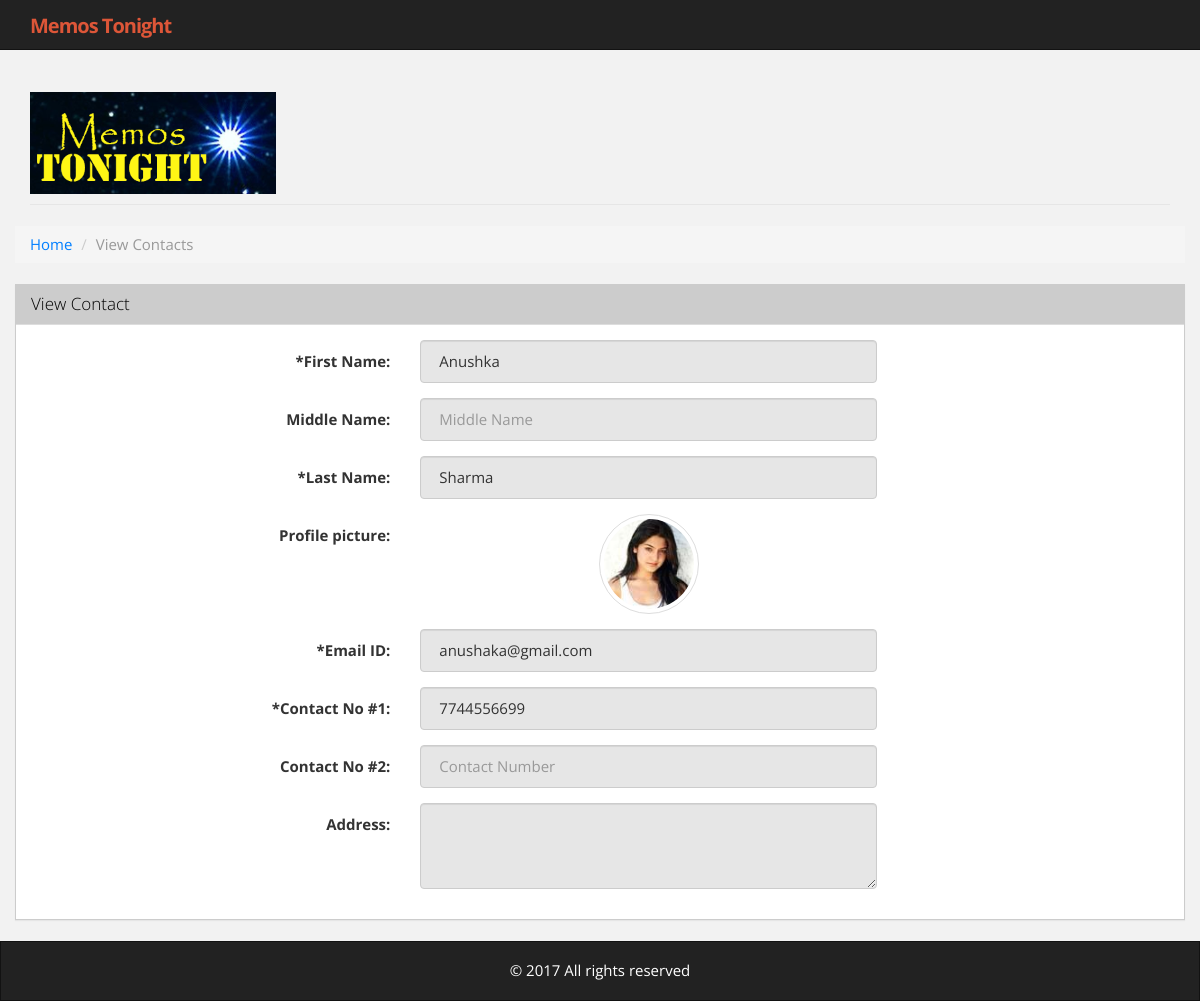
The page /view.php?cid=17 on the database its author committed.
### tables this page shows
CREATE TABLE IF NOT EXISTS `tbl_contacts` (
  `contact_id` int(11) NOT NULL AUTO_INCREMENT,
  `first_name` varchar(255) NOT NULL,
  `middle_name` varchar(255) NOT NULL,
  `last_name` varchar(255) NOT NULL,
  `address` text,
  `contact_no1` varchar(255) NOT NULL,
  `contact_no2` varchar(255) DEFAULT NULL,
  `email_address` varchar(255) NOT NULL,
  `profile_pic` varchar(255) DEFAULT NULL,
  PRIMARY KEY (`contact_id`)
);

### view.php (the view)
<?php
require_once 'config.php';
include 'header.php';
try {
    $sql  = "SELECT * FROM tbl_contacts WHERE 1 AND contact_id = :cid";
    $stmt = $DB->prepare($sql);
    $stmt->bindValue(":cid", intval($_GET["cid"]));
    $stmt->execute();
    $results = $stmt->fetchAll();
}
catch (Exception $ex) {
    echo $ex->getMessage();
}
?>
    <div class="row">
      <ul class="breadcrumb">
        <li><a href="index.php">Home</a></li>
        <li class="active">View Contacts</li>
      </ul>
    </div>
    <div class="row">
      <div class="panel panel-default">
        <div class="panel-heading">
          <h3 class="panel-title">View Contact</h3>
        </div>
        <div class="panel-body">
          <form class="form-horizontal" name="contact_form" id="contact_form" enctype="multipart/form-data" method="post" action="process.php">
            <fieldset>
              <div class="form-group">
                <label class="col-lg-4 control-label" for="first_name"><span class="required">*</span>First Name:</label>
                <div class="col-lg-5">
                  <input type="text" readonly="" placeholder="First Name" value="<?php echo $results[0]["first_name"] ?>" id="first_name" class="form-control" name="first_name"><span id="first_name_err" class="error"></span>
                </div>
              </div>
              <div class="form-group">
                <label class="col-lg-4 control-label" for="middle_name">Middle Name:</label>
                <div class="col-lg-5">
                  <input type="text" readonly="" value="<?php echo $results[0]["middle_name"] ?>" placeholder="Middle Name" id="middle_name" class="form-control" name="middle_name">
                </div>
              </div>
              <div class="form-group">
                <label class="col-lg-4 control-label" for="last_name"><span class="required">*</span>Last Name:</label>
                <div class="col-lg-5">
                  <input type="text" readonly="" value="<?php echo $results[0]["last_name"] ?>" placeholder="Last Name" id="last_name" class="form-control" name="last_name"><span id="last_name_err" class="error"></span>
                </div>
              </div>
              <div class="form-group">
                <label class="col-lg-4 control-label" for="profile_pic">Profile picture:</label>
                <div class="col-lg-5">
                  <?php $pic = ($results[0]["profile_pic"] <> "" ) ? $results[0]["profile_pic"] : "no_avatar.png" ?>
                  <a href="profile_pics/<?php echo $pic ?>" target="_blank"><img src="profile_pics/<?php echo $pic ?>" alt="" width="100" height="100" class="thumbnail" ></a>
                </div>
              </div>
              <div class="form-group">
                <label class="col-lg-4 control-label" for="email_id"><span class="required">*</span>Email ID:</label>
                <div class="col-lg-5">
                  <input type="text" readonly="" value="<?php echo $results[0]["email_address"] ?>" placeholder="Email ID" id="email_id" class="form-control" name="email_id"><span id="email_id_err" class="error"></span>
                </div>
              </div>
              <div class="form-group">
                <label class="col-lg-4 control-label" for="contact_no1"><span class="required">*</span>Contact No #1:</label>
                <div class="col-lg-5">
                  <input type="text" readonly="" value="<?php echo $results[0]["contact_no1"] ?>" placeholder="Contact Number" id="contact_no1" class="form-control" name="contact_no1"><span id="contact_no1_err" class="error"></span>
                </div>
              </div>
              <div class="form-group">
                <label class="col-lg-4 control-label" for="contact_no2">Contact No #2:</label>
                <div class="col-lg-5">
                  <input type="text" readonly="" value="<?php echo $results[0][" contact_no2 "] ?>" placeholder="Contact Number" id="contact_no2" class="form-control" name="contact_no2"><span id="contact_no2_err" class="error"></span>
                </div>
              </div>
              <div class="form-group">
                <label class="col-lg-4 control-label" for="address">Address:</label>
                <div class="col-lg-5">
                  <textarea id="address" readonly="" name="address" rows="3" class="form-control"><?php echo $results[0]["address"] ?></textarea>
                </div>
              </div>
            </fieldset>
          </form>
        </div>
      </div>
    </div>
</div>
<?php
include 'footer.php';
?>

### style/style.css (style rules this page uses)
html,body { margin:0; height: 100%; }
body { padding-top: 50px; background: #f2f2f2; }
.form-control { border-radius: 4px; }
.thumbnail { border-radius: 50%; display: block; margin: auto; }
.panel-default { border-color: #ccc; }
.panel-default>.panel-heading { color: black; background-color: #ccc; border-color: #dddddd; }

### rows shown on the page
tbl_contacts: first_name "Anushka", last_name "Sharma", profile_pic (picture), email_id "anushaka@gmail.com", contact_no1 "7744556699"
